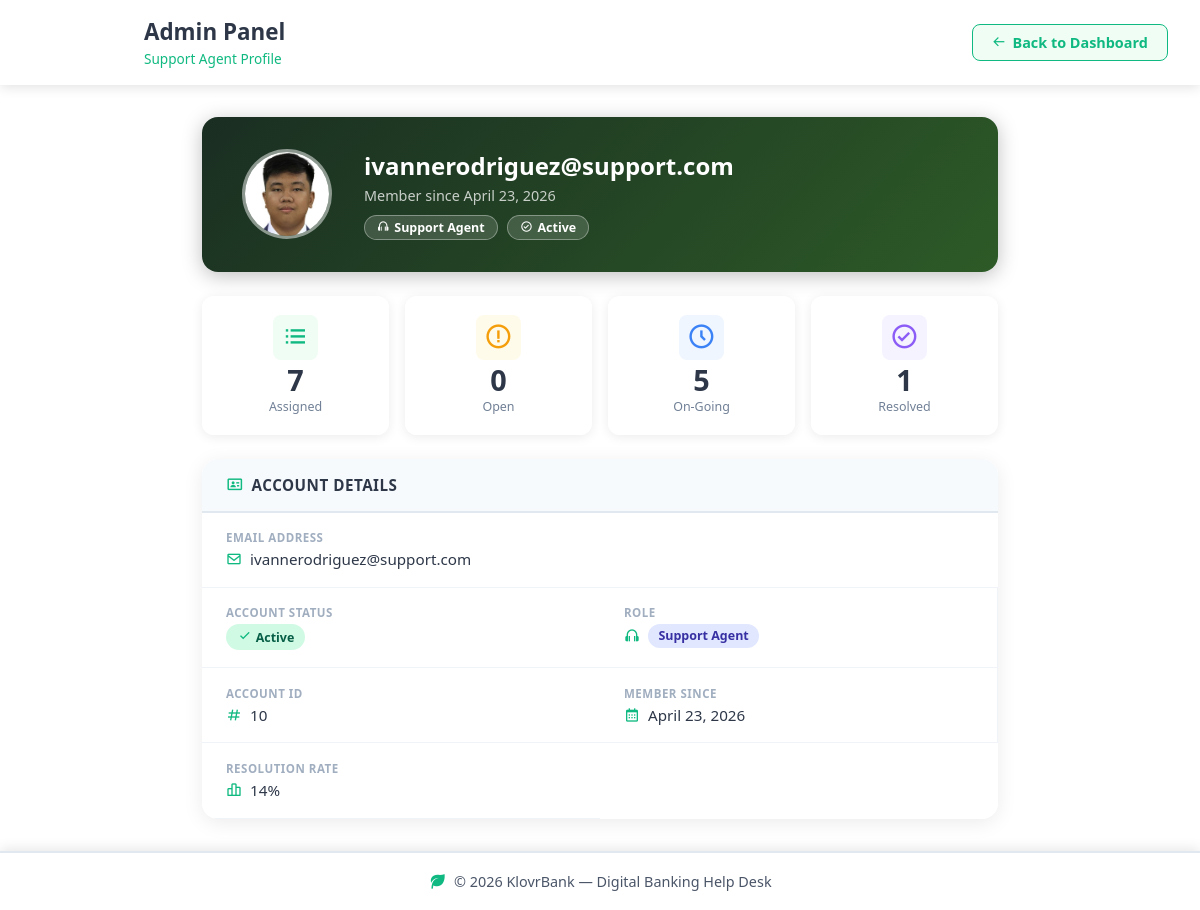
The app's page /admin_view_support_profile.php?id=10 (signed in) with its own data.
### tables this page shows
CREATE TABLE `users` (
  `id` int(10) UNSIGNED NOT NULL,
  `email` varchar(255) NOT NULL,
  `password_hash` varchar(255) NOT NULL,
  `bank_account` varchar(16) NOT NULL,
  `bank_account_4` varchar(4) NOT NULL,
  `role` varchar(20) NOT NULL DEFAULT 'user',
  `is_active` tinyint(1) NOT NULL DEFAULT 1,
  `is_verified` tinyint(1) NOT NULL DEFAULT 0,
  `status` varchar(20) NOT NULL DEFAULT 'Active',
  `phone` varchar(11) DEFAULT NULL,
  `display_name` varchar(60) DEFAULT NULL,
  `created_at` timestamp NOT NULL DEFAULT current_timestamp(),
  `house_no` varchar(20) DEFAULT NULL,
  `street` varchar(100) DEFAULT NULL,
  `subdivision` varchar(100) DEFAULT NULL,
  `municipality` varchar(100) DEFAULT NULL,
  `region` varchar(100) DEFAULT NULL,
  `country` varchar(100) DEFAULT NULL,
  `postal_code` char(4) DEFAULT NULL,
  `profile_picture` varchar(255) DEFAULT NULL,
  `profile_picture_offset` varchar(50) DEFAULT '50% 50%'
);

### admin_view_support_profile.php (the view, shortened to what this page needs)
<?php
$id = intval($_GET['id'] ?? 0);
$conn = new mysqli("localhost", "root", "", "help_desk_db");
$stmt = $conn->prepare("SELECT id, email, is_active, created_at, profile_picture, profile_picture_offset FROM users WHERE id = ? AND role = 'support' LIMIT 1");
$stmt->bind_param("i", $id);
$stmt->execute();
$agent = $stmt->get_result()->fetch_assoc();
$email_esc = $conn->real_escape_string($agent['email']);
$stats = [];
foreach ([
    'total'    => "",
    'open'     => "AND status='Open'",
    'ongoing'  => "AND status='On-Going'",
    'resolved' => "AND status='Resolved'",
] as $key => $cond) {
    $r = $conn->query("SELECT COUNT(*) as c FROM tickets WHERE assigned_support_email='$email_esc' $cond");
    $stats[$key] = $r->fetch_assoc()['c'];
}
$member_since = date('F d, Y', strtotime($agent['created_at']));
?>
<!DOCTYPE html>
<html lang="en">
<head>
    <link href='https://unpkg.com/boxicons@2.1.4/css/boxicons.min.css' rel='stylesheet'>
</head>
<body>
    <video class="bg-video" autoplay loop muted playsinline>
        <source src="Videos/KLVER1VID.mp4" type="video/mp4">
    </video>
    <div class="heading">
        <div class="welcome">
            <video src="Videos/MOVING LOGO.mp4" autoplay loop muted playsinline></video>
            <div class="welcome-text">
                <h1>Admin Panel</h1>
                <span>Support Agent Profile</span>
            </div>
        </div>
        <a href="admin_dashboard.php" class="back-btn-header"><i class='bx bx-arrow-back'></i> Back to Dashboard</a>
    </div>
    <div class="page-wrapper">
        <div class="profile-hero">
            <div class="avatar">
                <?php if (!empty($agent['profile_picture'])): ?>
                    <img src="<?php echo htmlspecialchars($agent['profile_picture']); ?>" style="object-position:<?php echo htmlspecialchars($agent['profile_picture_offset'] ?? '50% 50%'); ?>">
                <?php else: ?>
                    <i class='bx bx-user'></i>
                <?php endif; ?>
            </div>
            <div class="hero-info">
                <h2><?php echo htmlspecialchars($agent['email']); ?></h2>
                <p>Member since <?php echo $member_since; ?></p>
                <div class="hero-badges">
                    <span class="hero-badge"><i class='bx bx-headphone'></i> Support Agent</span>
                    <span class="hero-badge"><?php echo $agent['is_active'] ? '<i class=\'bx bx-check-circle\'></i> Active' : '<i class=\'bx bx-x-circle\'></i> Inactive'; ?></span>
                </div>
            </div>
        </div>
        <div class="stats-row">
            <div class="stat-card total"><i class='bx bx-list-ul'></i><div class="val"><?php echo $stats['total']; ?></div><div class="label">Assigned</div></div>
            <div class="stat-card open"><i class='bx bx-error-circle'></i><div class="val"><?php echo $stats['open']; ?></div><div class="label">Open</div></div>
            <div class="stat-card ongoing"><i class='bx bx-time-five'></i><div class="val"><?php echo $stats['ongoing']; ?></div><div class="label">On-Going</div></div>
            <div class="stat-card resolved"><i class='bx bx-check-circle'></i><div class="val"><?php echo $stats['resolved']; ?></div><div class="label">Resolved</div></div>
        </div>
        <div class="detail-card">
            <div class="detail-card-header"><i class='bx bx-id-card'></i><h3>Account Details</h3></div>
            <div class="detail-grid">
                <div class="detail-field full">
                    <label>Email Address</label>
                    <div class="val"><i class='bx bx-envelope'></i> <?php echo htmlspecialchars($agent['email']); ?></div>
                </div>
                <div class="detail-field">
                    <label>Account Status</label>
                    <div class="val">
                        <?php echo $agent['is_active'] ? '<span class="badge-active"><i class=\'bx bx-check\'></i> Active</span>' : '<span class="badge-inactive">Inactive</span>'; ?>
                    </div>
                </div>
                <div class="detail-field">
                    <label>Role</label>
                    <div class="val"><i class='bx bx-headphone'></i> <span class="badge-support">Support Agent</span></div>
                </div>
                <div class="detail-field">
                    <label>Account ID</label>
                    <div class="val"><i class='bx bx-hash'></i> <?php echo $agent['id']; ?></div>
                </div>
                <div class="detail-field">
                    <label>Member Since</label>
                    <div class="val"><i class='bx bx-calendar'></i> <?php echo $member_since; ?></div>
                </div>
                <div class="detail-field">
                    <label>Resolution Rate</label>
                    <div class="val">
                        <i class='bx bx-bar-chart-alt-2'></i>
                        <?php echo $stats['total'] > 0 ? round($stats['resolved'] / $stats['total'] * 100) : 0; ?>%
                    </div>
                </div>
            </div>
        </div>
    </div>
    <div class="footer">
        <div class="footer-left"><i class='bx bxs-leaf'></i><span>© 2026 KlovrBank — Digital Banking Help Desk</span></div>
    </div>
</body>
</html>

### records on screen
users: profile_picture (picture), email "ivannerodriguez@support.com", created_at "April 23, 2026", id "10"

### other values on screen
$stats['total'] "7"
$stats['open'] "0"
$stats['ongoing'] "5"
$stats['resolved'] "1"
$stats['resolved'] / $stats['total'] * 100 "14"
